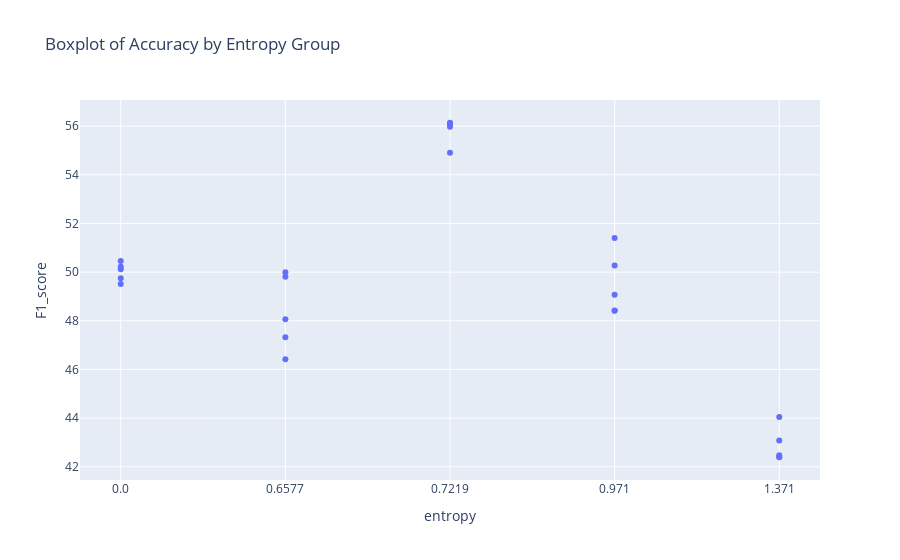

Notebook code for this chart:
### Code cell
# Melt the data to long format
df_melted_f1 = tt_m.melt(id_vars=['entropy'], value_vars=['f11', 'f12', 'f13', 'f14', 'f15'], 
                    var_name='accuracy_type', value_name='F1_score')

df_melted_f1['entropy'] = df_melted_f1['entropy'].astype(str)
df_melted_f1 = df_melted_f1.sort_values(by='entropy')

fig = px.scatter(df_melted_f1, x='entropy', y='F1_score', title='Boxplot of Accuracy by Entropy Group')
fig.show()

### Figure 1 — Plotly figure (JSON) as saved in the notebook; plotly's stock layout.template omitted (floating-point values rounded to 4 significant figures)
{"data": [{"hovertemplate": "entropy=%{x}<br>F1_score=%{y}<extra></extra>", "legendgroup": "", "marker": {"color": "#636efa", "symbol": "circle"}, "mode": "markers", "name": "", "orientation": "v", "showlegend": false, "type": "scatter", "x": ["0.0", "0.0", "0.0", "0.0", "0.0", "0.6577", "0.6577", "0.6577", "0.6577", "0.6577", "0.7219", "0.7219", "0.7219", "0.7219", "0.7219", "0.971", "0.971", "0.971", "0.971", "0.971", "1.371", "1.371", "1.371", "1.371", "1.371"], "xaxis": "x", "y": [50.22, 50.12, 50.46, 49.75, 49.51, 49.99, 48.06, 46.42, 49.81, 47.32, 55.98, 56.11, 56.08, 56.14, 54.91, 48.41, 51.4, 49.07, 48.42, 50.27, 43.08, 42.47, 44.04, 42.4, 42.39], "yaxis": "y"}], "layout": {"legend": {"tracegroupgap": 0}, "title": {"text": "Boxplot of Accuracy by Entropy Group"}, "xaxis": {"anchor": "y", "domain": [0, 1], "title": {"text": "entropy"}}, "yaxis": {"anchor": "x", "domain": [0, 1], "title": {"text": "F1_score"}}}}
